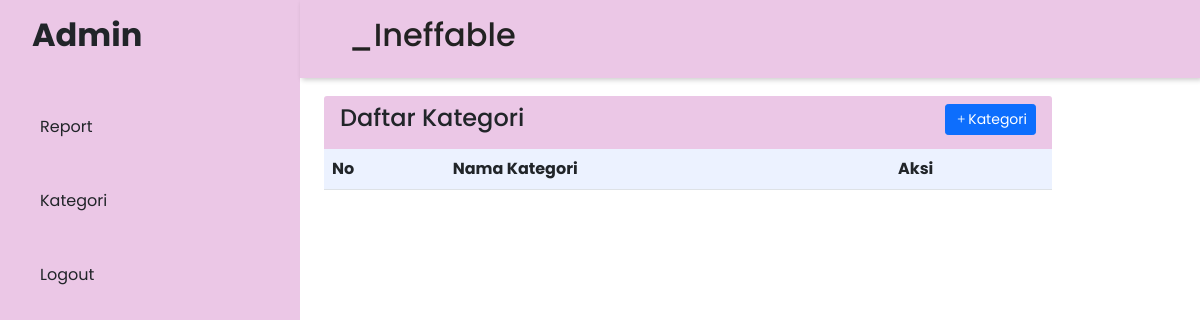
/admin/index.php?halaman=kategori, run on an earlier commit of the app's database.
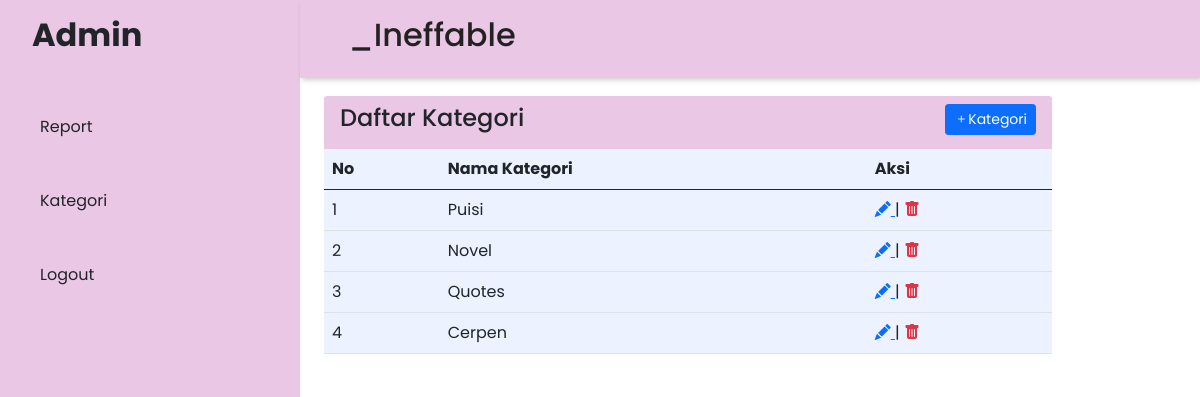
And on a later commit of the database.
### tables this page shows
CREATE TABLE `tb_kategori` (
  `id` int(11) NOT NULL,
  `nama` varchar(100) NOT NULL
);

### admin/kategori.php (the view)
<div class="row mt-4 p-4">
    <div class="col-md-8 mt-4">
        <div class="card border-0 card-h-100">
            <div class="card-header border-0 d-flex justify-content-between" style="background-color: #EBC7E6; width: 130%;">
                <h4 class="d-inline">
                    Daftar Kategori
                </h4>
                <div class="">
                    <a href="index.php?halaman=kategori_add"><button class="btn btn-primary btn-sm"><i class="bi bi-plus"></i>Kategori</button></a>
                </div>
            </div>
            <div class=" h-50 table-wrapper-scroll-y my-custom-scrollbar">
                <table class="table " style="background-color: #ECF2FF; width: 130%;">
                    <thead>
                        <tr>
                            <th>No</th>
                            <th>Nama Kategori</th>
                            <th>Aksi</th>
                        </tr>
                    </thead>
                    <?php $data = $conn->query("SELECT * FROM tb_kategori"); ?>
                    <?php $no = 1; ?>
                    <?php while ($row = $data->fetch_assoc()) : ?>
                        <tr>
                            <td><?php echo $no++ ?></td>
                            <td><?php echo $row["nama"] ?></td>
                            <td>
                                <a href="index.php?id=<?php echo $row['id'] ?>&nama=<?php echo $row["nama"] ?>&update=update&halaman=edit_kategori">
                                    <i class="bi bi-pencil-fill"></i>
                                </a> |
                                <a href="index.php?id=<?php echo $row['id']?>&halaman=delete-kategori" class="text-danger">
                                    <i class="bi bi-trash-fill"></i>
                                </a>
                            </td>
                        </tr>
                    <?php endwhile ?>
                </table>
            </div>
        </div>
    </div>
</div>

What changed in the data, as far as the page shows it:
added tb_kategori: nama "Puisi"
added tb_kategori: nama "Novel"
added tb_kategori: nama "Quotes"
added tb_kategori: nama "Cerpen"
